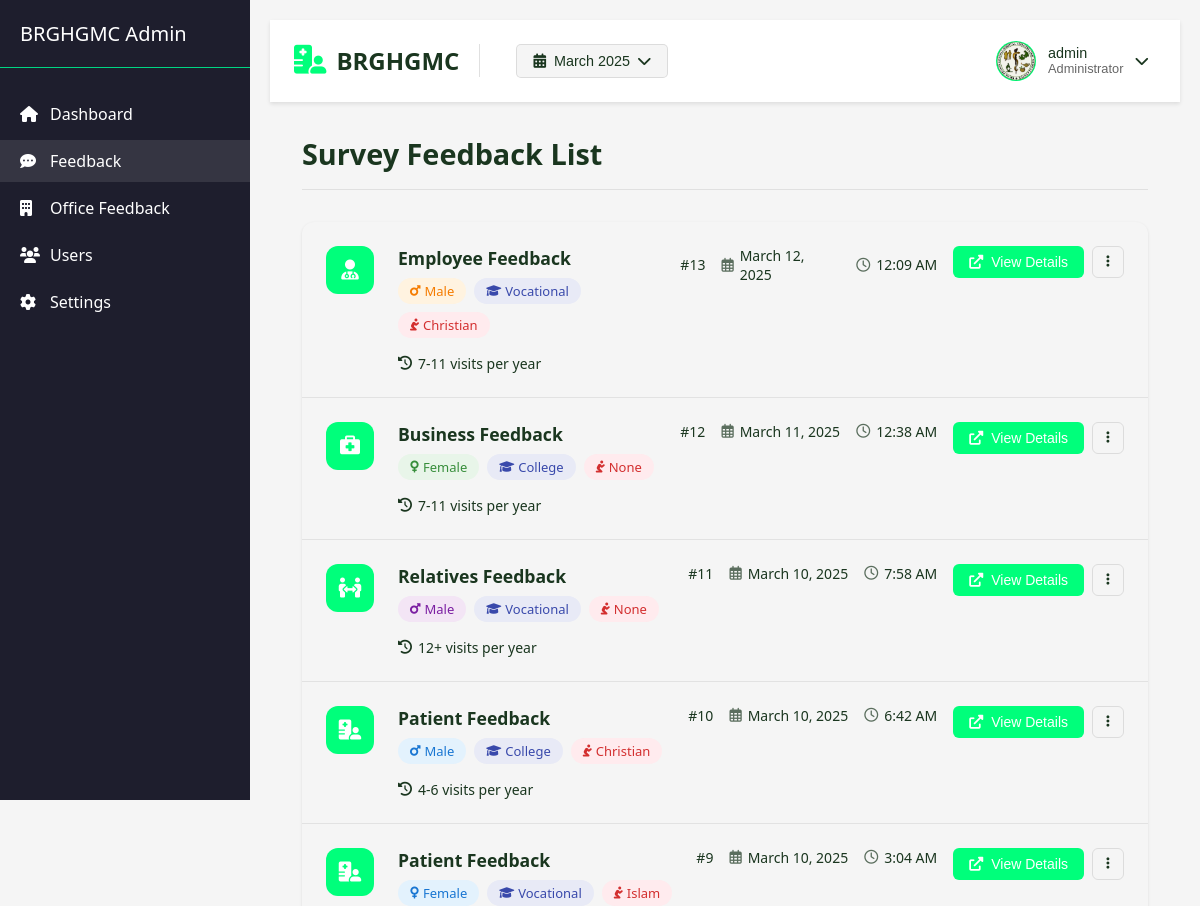
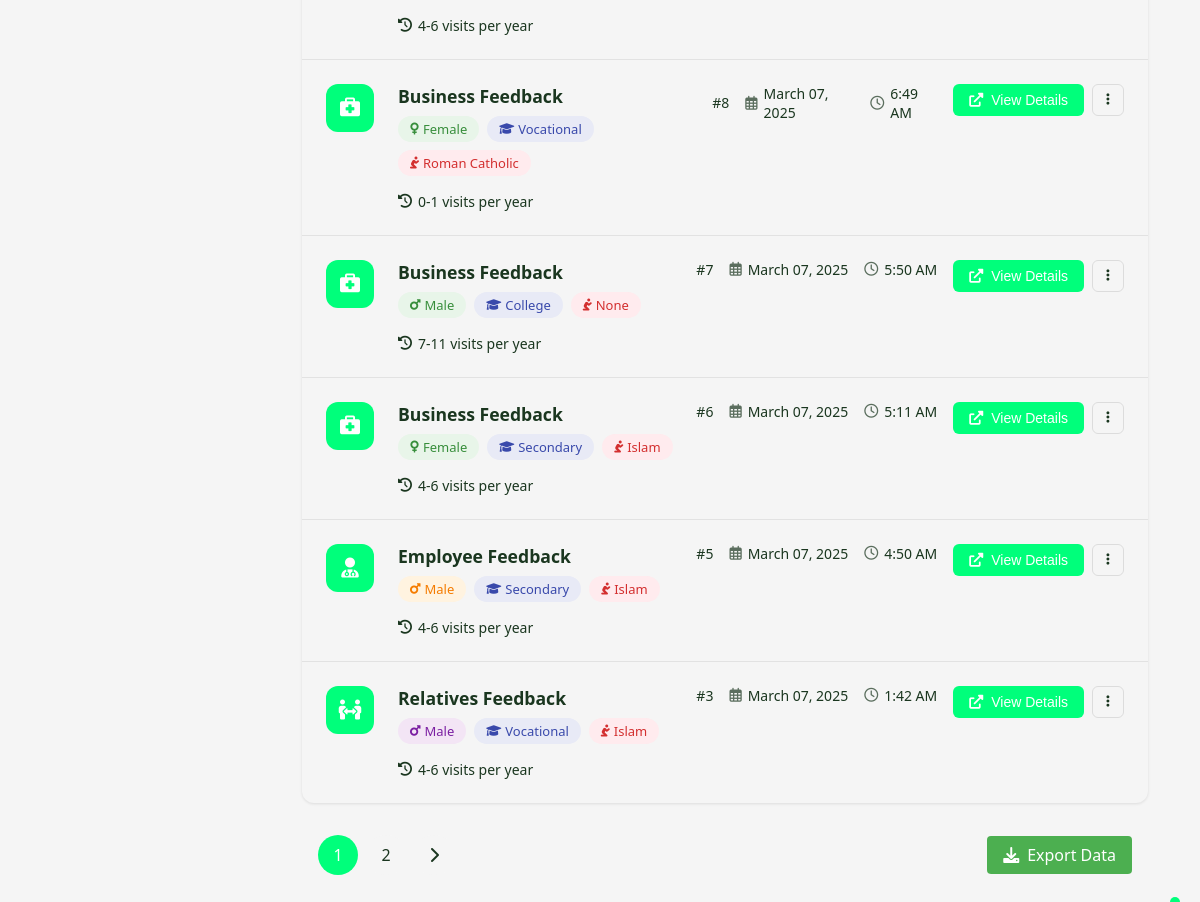
Before: /custom-admin/admin/feedback/ (signed in) with the older database file (2 pictures, top to bottom).
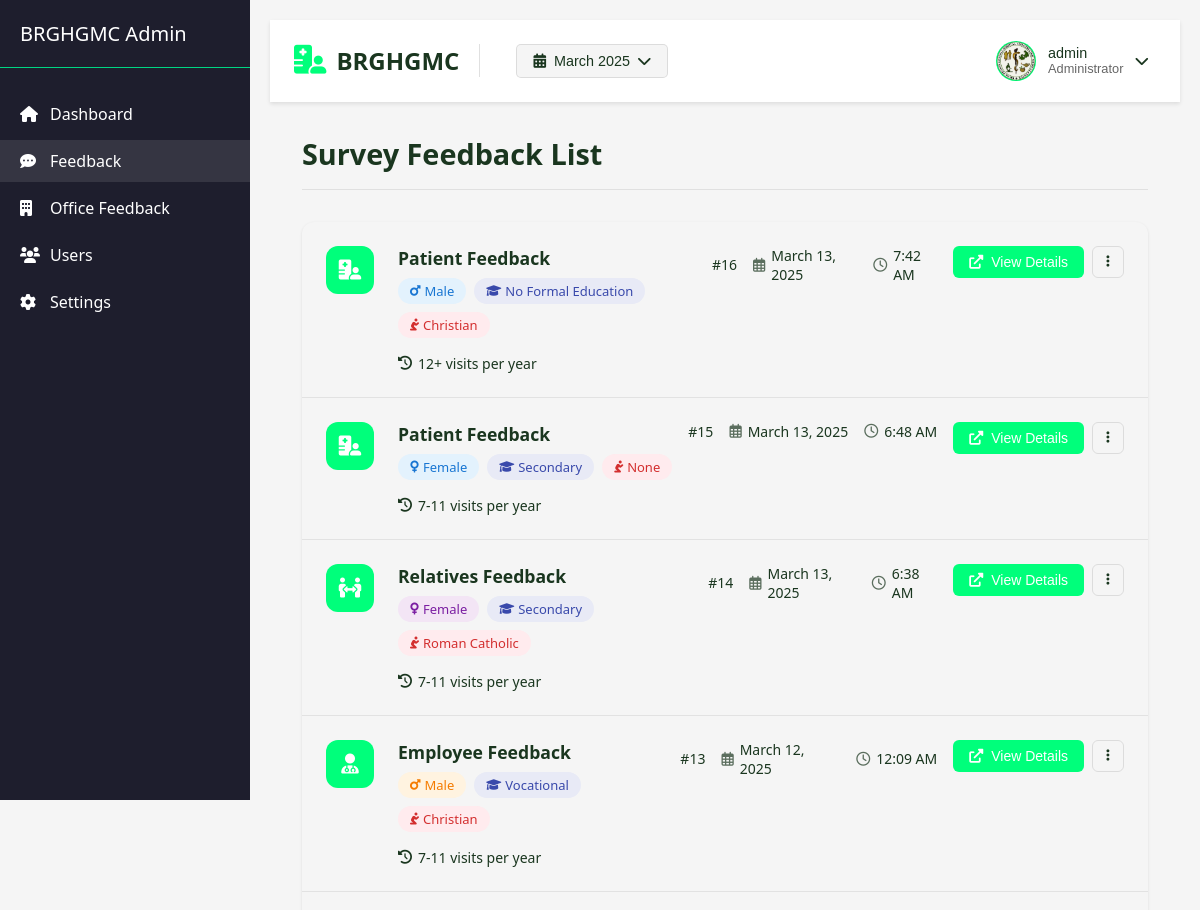
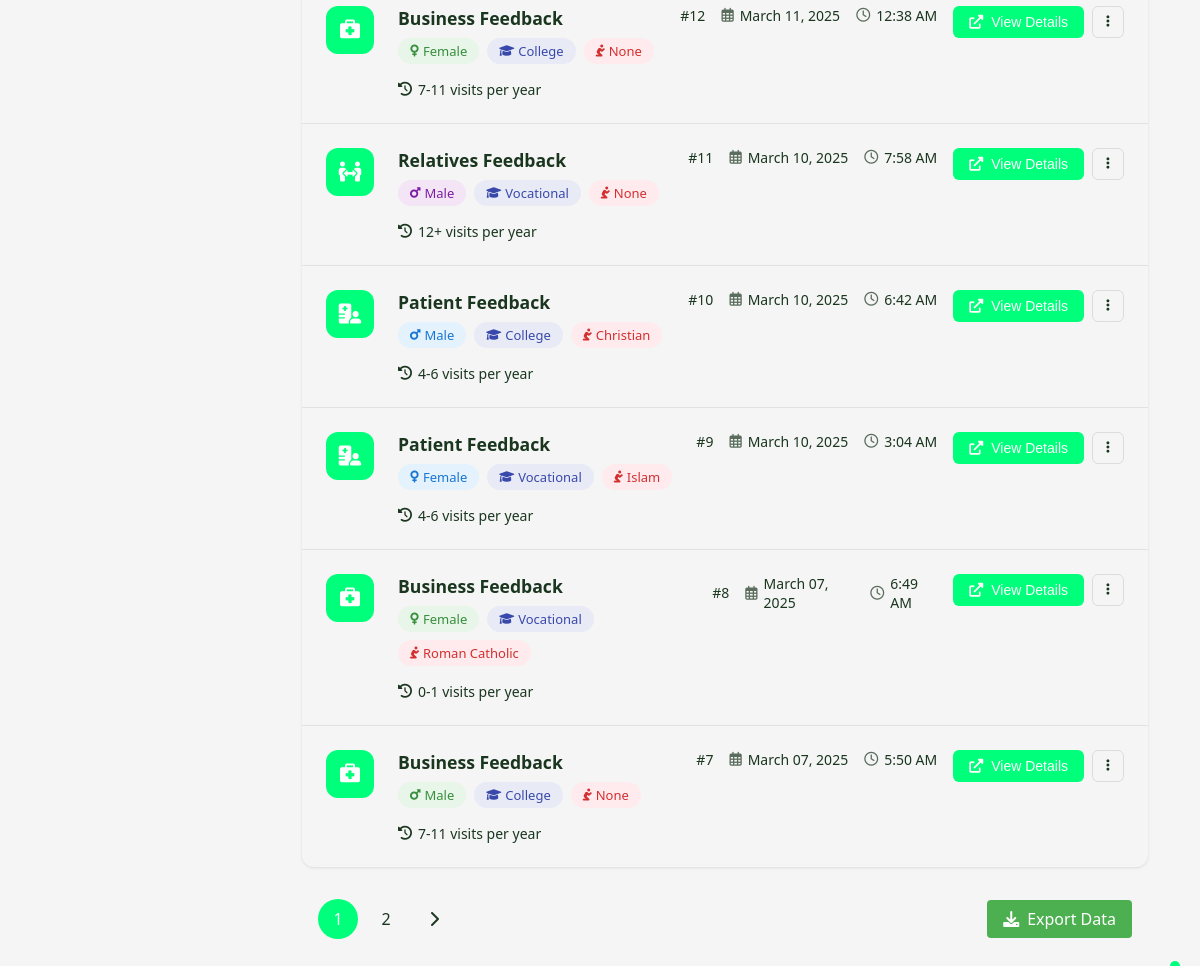
After: the same page with the newer database file (2 pictures, top to bottom).
### core/models.py (models this page shows, shortened)
class PersonalInformation(models.Model):
    SURVEY_CHOICES = [
        ('pasyente', 'Pasyente'),
        ('kasama', 'Kasama ng Pasyente'),
        ('negosyo', 'Transaksyon sa Negosyo'),
        ('empleyado', 'Empleyado'),
    ]
    GENDER_CHOICES = [
        ('babae', 'Babae'),
        ('lalaki', 'Lalaki'),
    ]
    RELIGION_CHOICES = [
        ('kristiyano', 'Kristiyano'),
        ('islam', 'Islam'),
        ('wala', 'Wala'),
        ('katoliko', 'Katoliko Romano'),
        ('ibang_relihiyon', 'Ibang Relihiyon'),
    ]
    EDUCATION_CHOICES = [
        ('elementary', 'Elementary'),
        ('secondary', 'Sekondarya'),
        ('vocational', 'Bokasyonal'),
        ('college', 'Kolehiyo'),
        ('postgrad', 'Postgraduates'),
        ('no_formal_edu', 'Walang pormal na edukasyon'),
    ]
    VISIT_FREQUENCY_CHOICES = [
        ('once', '0-1 beses sa isang taon'),
        ('four', '4-6 beses sa isang taon'),
        ('seven', '7-11 beses sa isang taon'),
        ('twelve', '12+ beses sa isang taon'),
    ]
    respondent = models.OneToOneField(Respondent, on_delete=models.CASCADE, related_name='personal_info')
    survey_answer = models.CharField(max_length=20, choices=SURVEY_CHOICES)
    gender = models.CharField(max_length=10, choices=GENDER_CHOICES)
    religion = models.CharField(max_length=20, choices=RELIGION_CHOICES)
    education = models.CharField(max_length=20, choices=EDUCATION_CHOICES)
    visit_frequency = models.CharField(max_length=10, choices=VISIT_FREQUENCY_CHOICES)

class Respondent(models.Model):
    age = models.IntegerField()
    date_submitted = models.DateTimeField(default=timezone.now)

### core/views.py (the view)
    def wrapper(request, *args, **kwargs):
        if not request.session.get('admin_id'):
            return redirect('core_admin:admin_login')
        return view_func(request, *args, **kwargs)

### core/views.py (called while the page is built)
def admin_required(view_func):
    def wrapper(request, *args, **kwargs):
        if not request.session.get('admin_id'):
            return redirect('core_admin:admin_login')
        return view_func(request, *args, **kwargs)
    return wrapper

### core/templates/admin/feedback.html (shortened to what the changed rows need)
{% load static %}
<!DOCTYPE html>
<html lang="en">
<head>
    <link rel="stylesheet" href="{% static 'css/admin/dashboard.css' %}">
    <link rel="stylesheet" href="{% static 'css/admin/feedback.css' %}">
    <link rel="stylesheet" href="https://cdnjs.cloudflare.com/ajax/libs/font-awesome/6.0.0/css/all.min.css">
</head>
<body>
    <div class="dashboard-container">
        <div class="sidebar">
            <div class="sidebar-header">
                <h2>BRGHGMC Admin</h2>
            </div>
        </div>
        <div class="main-content">
            <div class="feedback-content">
                <div class="content-header">
                    <h1>Survey Feedback List</h1>
                </div>
                <div class="feedback-list">
                    {% for feedback in feedbacks %}
                        <div class="feedback-item {% if feedback.is_new %}new-feedback{% endif %}">
                            <div class="feedback-icon">
                                {% if feedback.survey_answer == 'pasyente' %}
                                    <i class="fas fa-hospital-user"></i>
                                {% elif feedback.survey_answer == 'kasama' %}
                                    <i class="fas fa-people-arrows"></i>
                                {% elif feedback.survey_answer == 'negosyo' %}
                                    <i class="fas fa-briefcase-medical"></i>
                                {% else %}
                                    <i class="fas fa-user-doctor"></i>
                                {% endif %}
                            </div>
                            <div class="feedback-content-wrapper">
                                <div class="feedback-main">
                                    <div class="feedback-header">
                                        <div class="feedback-title-group">
                                            <h3>
                                                {% if feedback.survey_answer == 'pasyente' %}
                                                    Patient Feedback
                                                {% elif feedback.survey_answer == 'kasama' %}
                                                    Relatives Feedback
                                                {% elif feedback.survey_answer == 'negosyo' %}
                                                    Business Feedback
                                                {% else %}
                                                    Employee Feedback
                                                {% endif %}
                                            </h3>
                                            <div class="feedback-badges">
                                                <span class="badge badge-{{ feedback.survey_answer }}">
                                                    {% if feedback.gender == 'babae' %}
                                                        <i class="fas fa-venus"></i> Female
                                                    {% else %}
                                                        <i class="fas fa-mars"></i> Male
                                                    {% endif %}
                                                </span>
                                                <span class="badge badge-education">
                                                    <i class="fas fa-graduation-cap"></i>
                                                    {% if feedback.education == 'elementary' %}
                                                        Elementary
                                                    {% elif feedback.education == 'secondary' %}
                                                        Secondary
                                                    {% elif feedback.education == 'vocational' %}
                                                        Vocational
                                                    {% elif feedback.education == 'college' %}
                                                        College
                                                    {% elif feedback.education == 'postgrad' %}
                                                        Postgraduate
                                                    {% else %}
                                                        No Formal Education
                                                    {% endif %}
                                                </span>
                                                <span class="badge badge-religion">
                                                    <i class="fas fa-pray"></i>
                                                    {% if feedback.religion == 'kristiyano' %}
                                                        Christian
                                                    {% elif feedback.religion == 'islam' %}
                                                        Islam
                                                    {% elif feedback.religion == 'katoliko' %}
                                                        Roman Catholic
                                                    {% elif feedback.religion == 'ibang_relihiyon' %}
                                                        Other Religion
                                                    {% else %}
                                                        None
                                                    {% endif %}
                                                </span>
                                            </div>
                                        </div>
                                        <div class="feedback-meta-info">
                                            <span class="feedback-id" title="Feedback ID">#{{ feedback.respondent.id }}</span>
                                            <span class="feedback-date" title="Submission Date">
                                                <i class="far fa-calendar-alt"></i>
                                                {{ feedback.respondent.date_submitted|date:"F d, Y" }}
                                            </span>
                                            <span class="feedback-time" title="Submission Time">
                                                <i class="far fa-clock"></i>
                                                {{ feedback.respondent.date_submitted|time:"g:i A" }}
                                            </span>
                                        </div>
                                    </div>
                                    <div class="feedback-details">
                                        <div class="visit-info">
                                            <span class="visit-frequency">
                                                <i class="fas fa-history"></i>
                                                {% if feedback.visit_frequency == 'once' %}
                                                    0-1 visits per year
                                                {% elif feedback.visit_frequency == 'four' %}
                                                    4-6 visits per year
                                                {% elif feedback.visit_frequency == 'seven' %}
                                                    7-11 visits per year
                                                {% else %}
                                                    12+ visits per year
                                                {% endif %}
                                            </span>
                                        </div>
                                    </div>
                                </div>
                                <div class="feedback-actions">
                                    <button class="btn-view-details" data-feedback-id="{{ feedback.respondent.id }}">
                                        <i class="fas fa-external-link-alt"></i>
                                        View Details
                                    </button>
                                    <div class="action-dropdown">
                                        <button class="btn-more-actions">
                                            <i class="fas fa-ellipsis-v"></i>
                                        </button>
                                    </div>
                                </div>
                            </div>
                        </div>
                    {% endfor %}
                </div>
                {% if feedbacks.has_other_pages %}
                    <div class="pagination-container">
                        <div class="pagination">
                            {% for num in feedbacks.paginator.page_range %}
                                {% if feedbacks.number == num %}
                                    <span class="page-link active">{{ num }}</span>
                                {% elif num > feedbacks.number|add:'-3' and num < feedbacks.number|add:'3' %}
                                    <a href="?page={{ num }}{% if request.GET.month %}&month={{ request.GET.month }}{% endif %}" class="page-link">{{ num }}</a>
                                {% endif %}
                            {% endfor %}
                            {% if feedbacks.has_next %}
                                <a href="?page={{ feedbacks.next_page_number }}{% if request.GET.month %}&month={{ request.GET.month }}{% endif %}" class="page-link">
                                    <i class="fas fa-chevron-right"></i>
                                </a>
                            {% endif %}
                        </div>
                    </div>
                {% endif %}
            </div>
        </div>
    </div>
</body>
</html>

Changed rows visible on the page:
no longer on this page (row unchanged): PersonalInformation: survey_answer "negosyo" (drawn), gender "babae" (drawn), education "Secondary", religion "Islam", respondent.id "6", respondent.date_submitted "March 07, 2025", respondent.date_submitted "5:11 AM", visit_frequency "4-6 visits per year"
no longer on this page (row unchanged): PersonalInformation: survey_answer "empleyado" (drawn), gender "lalaki" (drawn), education "Secondary", religion "Islam", respondent.id "5", respondent.date_submitted "March 07, 2025", respondent.date_submitted "4:50 AM", visit_frequency "4-6 visits per year"
no longer on this page (row unchanged): PersonalInformation: survey_answer "kasama" (drawn), gender "lalaki" (drawn), education "Vocational", religion "Islam", respondent.id "3", respondent.date_submitted "March 07, 2025", respondent.date_submitted "1:42 AM", visit_frequency "4-6 visits per year"
added PersonalInformation: survey_answer "pasyente" (drawn), gender "lalaki" (drawn), education "No Formal Education", religion "Christian", respondent.id "16", respondent.date_submitted "March 13, 2025", respondent.date_submitted "7:42 AM", visit_frequency "12+ visits per year"
added PersonalInformation: survey_answer "pasyente" (drawn), gender "babae" (drawn), education "Secondary", religion "None", respondent.id "15", respondent.date_submitted "March 13, 2025", respondent.date_submitted "6:48 AM", visit_frequency "7-11 visits per year"
added PersonalInformation: survey_answer "kasama" (drawn), gender "babae" (drawn), education "Secondary", religion "Roman Catholic", respondent.id "14", respondent.date_submitted "March 13, 2025", respondent.date_submitted "6:38 AM", visit_frequency "7-11 visits per year"
